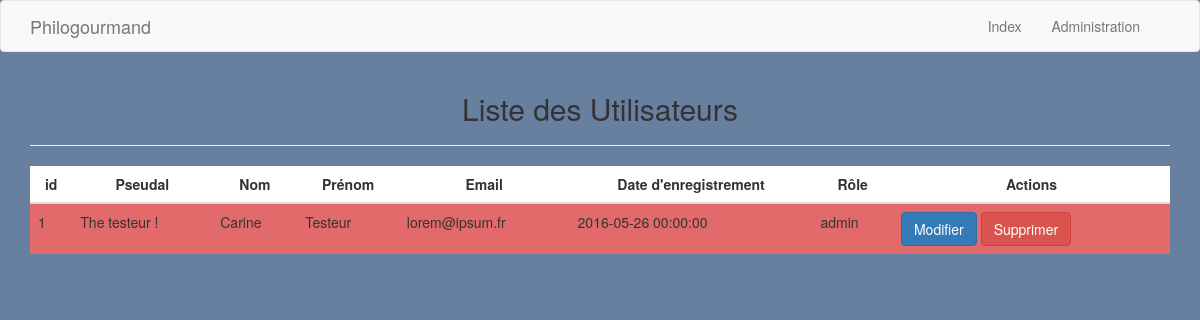
The page /admin/view_users.php on the database its author committed.
### tables this page shows
CREATE TABLE `users` (
  `id` int(11) NOT NULL,
  `nickname` varchar(50) NOT NULL,
  `firstname` varchar(50) NOT NULL,
  `lastname` varchar(50) NOT NULL,
  `email` varchar(255) NOT NULL,
  `password` varchar(255) NOT NULL,
  `date_reg` datetime NOT NULL,
  `role` enum('admin','editor') NOT NULL
);

### admin/view_users.php (the view, shortened to what this page needs)
<?php
require_once '../inc/connect.php';
    $res = $pdo->prepare('SELECT * FROM users ORDER BY id DESC');
    $res->execute();
    $utilisateurs = $res->fetchAll(PDO::FETCH_ASSOC);
include_once '../inc/header_admin.php';
?>
<h2 class="text-center">Liste des Utilisateurs</h2>
  <hr>
<table class="table table-striped">
    <thead>
      <tr>
        <th>id</th>
        <th>Pseudal </th>
        <th>Nom</th>
        <th>Prénom</th>
        <th>Email</th>
        <th>Date d'enregistrement</th>
        <th>Rôle</th>
        <th>Actions</th>
      </tr>
    </thead>
<?php
    foreach($utilisateurs as $user){
?>
    <tbody>
      <tr>
        <td><?php echo $user['id']; ?></td>
        <td><?php echo $user['nickname']; ?></td>
        <td><?php echo $user['firstname']; ?></td>
        <td><?php echo $user['lastname']; ?></td>
        <td><?php echo $user['email']; ?></td>
        <td><?php echo $user['date_reg']; ?></td>
        <td><?php echo $user['role']?></td>
        <td>
          <a type="button" class="btn btn-primary" href="edit_user.php?id=<?php echo $user['id'];?>">Modifier</a>
          <a type="button" class="btn btn-danger" href="delete_user.php?id=<?php echo $user['id'];?>">Supprimer</a>
        </td>
      </tr>
    </tbody>
<?php } ?>
</table>
<?php
include_once '../inc/footer_admin.php';
?>

### css/style_admin.css (style rules this page uses)
body { background: #67809F; }
table > thead { background: white; }
.table-striped > tbody > tr:nth-of-type(2n+1) { background: #E26A6A; }
table > thead > tr > th { text-align: center; }

### rows shown on the page
users: id "1", nickname "The testeur !", firstname "Carine", lastname "Testeur", email "lorem@ipsum.fr", date_reg "2016-05-26 00:00:00", role "admin"
